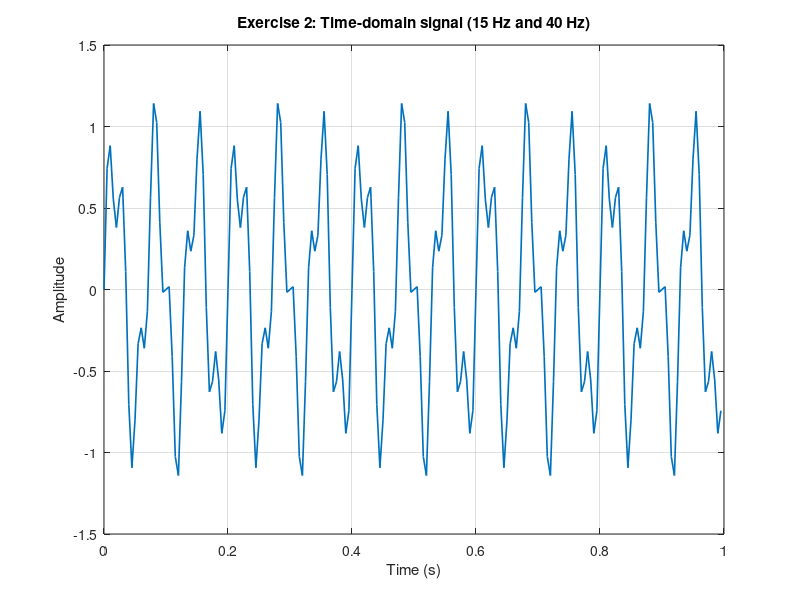
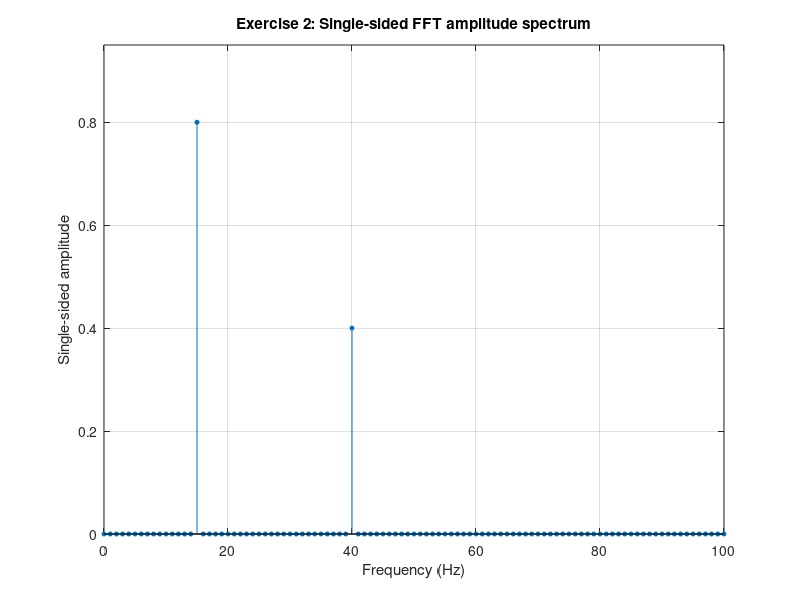

Write MATLAB code to recreate these figures, in order.
% Lecture 5 - Exercise 2: Two sinusoidal frequencies with FFT
% Run this script in MATLAB. It saves time-domain and spectrum plots.
clear; close all; clc;

folder = fileparts(mfilename('fullpath'));
if isempty(folder), folder = pwd; end

fs = 200; T = 1;
t = 0:1/fs:T-1/fs;
x = 0.8*sin(2*pi*15*t) + 0.4*sin(2*pi*40*t);
N = length(x);

fig1 = figure('Color','w');
plot(t,x,'LineWidth',1.2); grid on;
xlabel('Time (s)'); ylabel('Amplitude');
title('Exercise 2: Time-domain signal (15 Hz and 40 Hz)');
exportgraphics(fig1,fullfile(folder,'two-frequency-time-domain.png'),'Resolution',200);

Y = fft(x);
P2 = abs(Y/N);
P1 = P2(1:N/2+1);
P1(2:end-1) = 2*P1(2:end-1);
f = fs*(0:N/2)/N;

fig2 = figure('Color','w');
stem(f,P1,'filled','MarkerSize',3); grid on;
xlabel('Frequency (Hz)'); ylabel('Single-sided amplitude');
title('Exercise 2: Single-sided FFT amplitude spectrum');
xlim([0 100]); ylim([0 0.95]);
exportgraphics(fig2,fullfile(folder,'two-frequency-spectrum.png'),'Resolution',200);

binSpacing = fs/N;
idx15 = find(abs(f-15) < 1e-10,1);
idx40 = find(abs(f-40) < 1e-10,1);
fprintf('N = %d, fs = %.1f Hz, bin spacing = %.3f Hz\n',N,fs,binSpacing);
fprintf('At %.1f Hz: measured amplitude %.6f (expected 0.8)\n',f(idx15),P1(idx15));
fprintf('At %.1f Hz: measured amplitude %.6f (expected 0.4)\n',f(idx40),P1(idx40));
